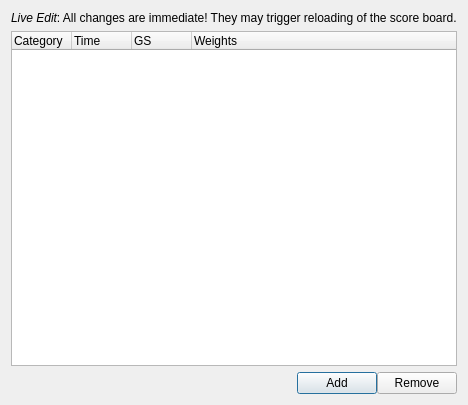
<?xml version="1.0" encoding="UTF-8"?>
<ui version="4.0">
 <class>FightCategoryManagerDlg</class>
 <widget class="QDialog" name="FightCategoryManagerDlg">
  <property name="windowModality">
   <enum>Qt::NonModal</enum>
  </property>
  <property name="geometry">
   <rect>
    <x>0</x>
    <y>0</y>
    <width>424</width>
    <height>405</height>
   </rect>
  </property>
  <property name="windowTitle">
   <string>Manage Fight Categories</string>
  </property>
  <property name="windowIcon">
   <iconset resource="ipponboard.qrc">
    <normaloff>:/res/icons/category.png</normaloff>:/res/icons/category.png</iconset>
  </property>
  <property name="statusTip">
   <string notr="true"/>
  </property>
  <property name="whatsThis">
   <string notr="true"/>
  </property>
  <property name="modal">
   <bool>true</bool>
  </property>
  <layout class="QVBoxLayout" name="verticalLayout" stretch="0,0,0">
   <item>
    <widget class="QLabel" name="label">
     <property name="text">
      <string>&lt;html&gt;&lt;head/&gt;&lt;body&gt;&lt;p&gt;&lt;span style=&quot; font-style:italic;&quot;&gt;Live Edit&lt;/span&gt;: All changes are immediate! They may trigger reloading of the score board.&lt;/p&gt;&lt;/body&gt;&lt;/html&gt;</string>
     </property>
    </widget>
   </item>
   <item>
    <widget class="QTreeWidget" name="treeWidget_classes">
     <property name="mouseTracking">
      <bool>false</bool>
     </property>
     <property name="editTriggers">
      <set>QAbstractItemView::DoubleClicked</set>
     </property>
     <property name="showDropIndicator" stdset="0">
      <bool>false</bool>
     </property>
     <property name="alternatingRowColors">
      <bool>true</bool>
     </property>
     <property name="selectionBehavior">
      <enum>QAbstractItemView::SelectRows</enum>
     </property>
     <property name="indentation">
      <number>0</number>
     </property>
     <property name="rootIsDecorated">
      <bool>false</bool>
     </property>
     <property name="itemsExpandable">
      <bool>false</bool>
     </property>
     <attribute name="headerDefaultSectionSize">
      <number>60</number>
     </attribute>
     <column>
      <property name="text">
       <string>Category</string>
      </property>
      <property name="toolTip">
       <string>The name of the category</string>
      </property>
     </column>
     <column>
      <property name="text">
       <string>Time</string>
      </property>
      <property name="toolTip">
       <string>Round Time</string>
      </property>
      <property name="textAlignment">
       <set>AlignLeading|AlignVCenter</set>
      </property>
     </column>
     <column>
      <property name="text">
       <string>GS</string>
      </property>
      <property name="toolTip">
       <string>Golden Score Time</string>
      </property>
      <property name="statusTip">
       <string/>
      </property>
     </column>
     <column>
      <property name="text">
       <string>Weights</string>
      </property>
      <property name="toolTip">
       <string>The weight classes (comma separated)</string>
      </property>
     </column>
    </widget>
   </item>
   <item>
    <layout class="QHBoxLayout" name="horizontalLayout">
     <property name="spacing">
      <number>0</number>
     </property>
     <property name="rightMargin">
      <number>0</number>
     </property>
     <item>
      <spacer name="horizontalSpacer">
       <property name="orientation">
        <enum>Qt::Horizontal</enum>
       </property>
       <property name="sizeHint" stdset="0">
        <size>
         <width>40</width>
         <height>20</height>
        </size>
       </property>
      </spacer>
     </item>
     <item>
      <widget class="QPushButton" name="pushButton_add">
       <property name="toolTip">
        <string>Add a new category</string>
       </property>
       <property name="text">
        <string>Add</string>
       </property>
       <property name="icon">
        <iconset resource="ipponboard.qrc">
         <normaloff>:/res/icons/add.png</normaloff>:/res/icons/add.png</iconset>
       </property>
      </widget>
     </item>
     <item>
      <widget class="QPushButton" name="pushButton_remove">
       <property name="toolTip">
        <string>Remove the currently selected weight class</string>
       </property>
       <property name="text">
        <string>Remove</string>
       </property>
       <property name="icon">
        <iconset resource="ipponboard.qrc">
         <normaloff>:/res/icons/delete.png</normaloff>:/res/icons/delete.png</iconset>
       </property>
       <property name="autoDefault">
        <bool>true</bool>
       </property>
      </widget>
     </item>
    </layout>
   </item>
  </layout>
 </widget>
 <resources>
  <include location="ipponboard.qrc"/>
 </resources>
 <connections/>
</ui>
